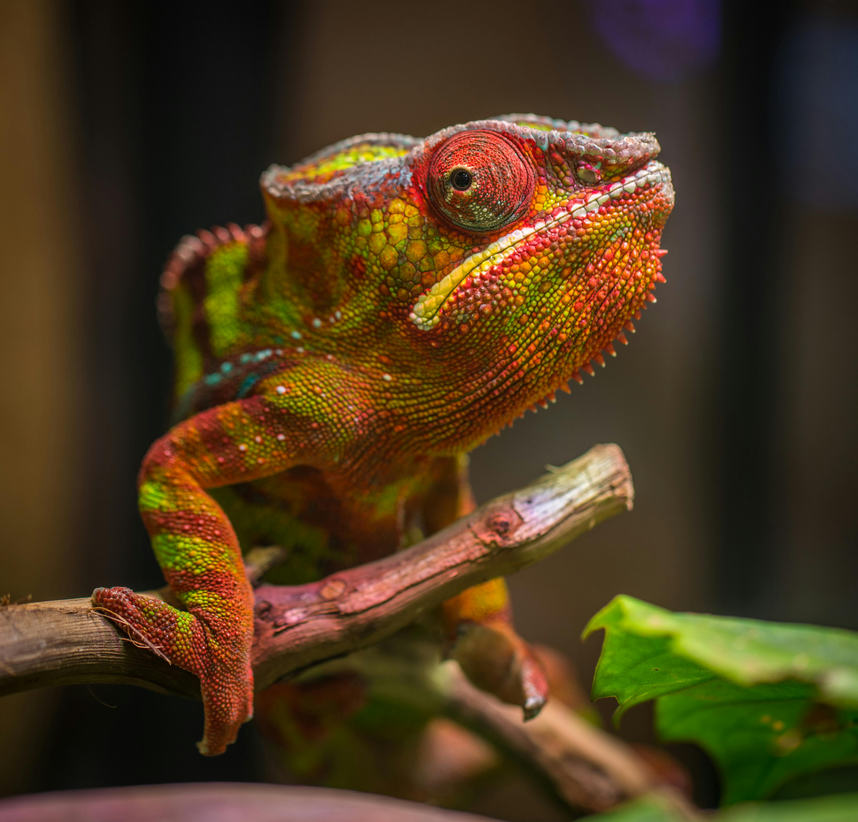
#> input picture Pillow/hopper.ppm, 858 x 822 px, shrunk from 4259 x 4083 before the run
$ python paste_image.py
#> lines starting #> are read from the running program, lines starting #| are printed output that depends on the picture
from PIL import Image

im = Image.open("hopper.ppm")
#> im is the input picture: PIL image 858x822 RGB; mean R, G, B 76.8, 57.2, 29.7

box = (0, 0, 64, 64)
region = im.crop(box)
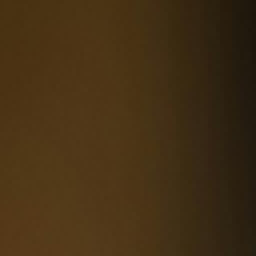
#> region: PIL image 64x64 RGB (shown 4 times larger); mean R, G, B 67.5, 47.3, 20.5

region = region.transpose(Image.Transpose.ROTATE_180)
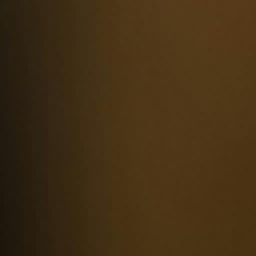
#> region: PIL image 64x64 RGB (shown 4 times larger); mean R, G, B 67.5, 47.3, 20.5

im.paste(region, box)

im.save("pasted_hopper.png")
